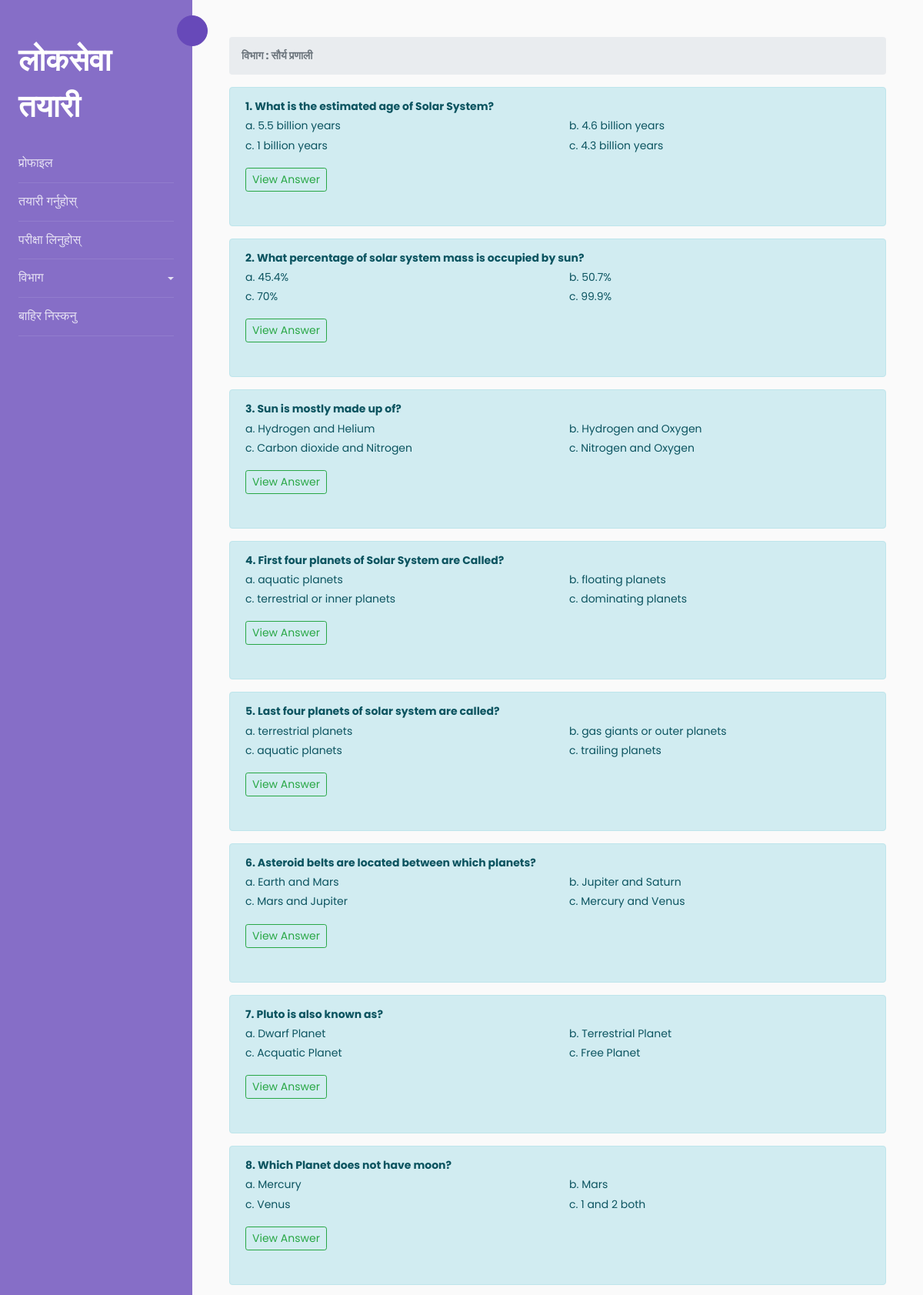
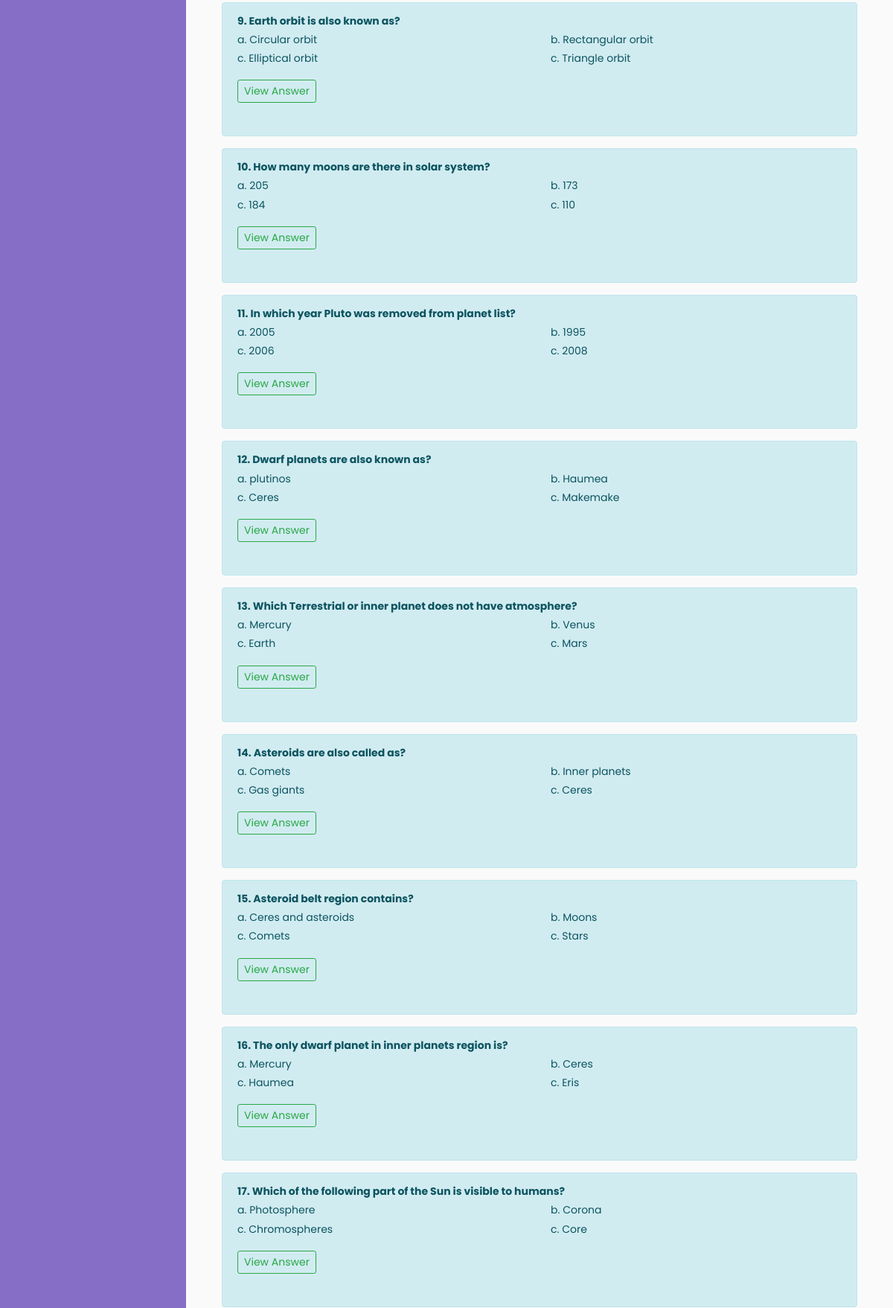
Screenshot of /category/8/ (signed in, upper part) with the database file from the repository (2 pictures, top to bottom).
### Loksewa/models.py (models this page shows, shortened)
class Category(models.Model):
    category=models.CharField(max_length=50,blank=False)
    created_at=models.DateTimeField(auto_now_add=True)
    updated_at=models.DateTimeField(auto_now=True)
    def __str__(self):
        return f"{self.category}"

class Questions(models.Model):
    question=models.CharField(max_length=255,blank=False)
    category=models.ForeignKey(Category,on_delete=models.CASCADE)
    created_at=models.DateTimeField(auto_now_add=True)
    updated_at=models.DateTimeField(auto_now=True)
    def __str__(self):
        return f"{self.question}"

class Answer(models.Model):
    question = models.OneToOneField(Questions,on_delete=models.CASCADE)
    answer1 = models.CharField(max_length=50, blank=False)
    answer2 = models.CharField(max_length=50, blank=False)
    answer3 = models.CharField(max_length=50, blank=False)
    answer4 = models.CharField(max_length=50, blank=False)
    correctAnswer=models.CharField(max_length=50,blank=False)

### Loksewa/views.py (the view)
# urls.py: path('category/<int:id>/',views.category,name='category')
@login_required(login_url='/login')
def category(request,id):
    category=Category.objects.all()
    questions=Questions.objects.filter(category_id=id)
    categoryaccessed = questions[0].category
    context={
        'category':category,
        'categoryaccessed':categoryaccessed,
        'questions':questions
    }
    return render(request,'categories.html',context)

### templates/categories.html (shortened to what this page needs)
{% extends 'base.html' %}
{% block content %}
<nav aria-label="breadcrumb">
  <ol class="breadcrumb">
    <strong><li class="breadcrumb-item active" aria-current="page">विभाग : {{categoryaccessed.category}}</li></strong>
  </ol>
</nav>
{% for question in questions %}
    <div class="alert alert-info" role="alert">
        <strong>{{forloop.counter}}. {{question}}</strong><br>
        <div class="row">
            <div class="col-md-6">
                a. {{question.answer.answer1}}<br>
                c. {{question.answer.answer3}}
            </div>
            <div class="col-md-6">
                b. {{question.answer.answer2}}<br>
                c. {{question.answer.answer4}}
            </div>
        </div>
        <p>
          <a class="btn btn-outline-success btn-sm my-3" data-toggle="collapse" href="#collapse{{question.id}}" role="button" aria-expanded="false" aria-controls="collapseExample">
            View Answer
          </a>
        </p>
    </div>
{% endfor %}
{% endblock %}

### rows the page displays
Category: category "सौर्य प्रणाली"
Questions: question "What is the estimated age of Solar System?", answer.answer1 "5.5 billion years", answer.answer3 "1 billion years", answer.answer2 "4.6 billion years", answer.answer4 "4.3 billion years"
Questions: question "What percentage of solar system mass is occupied by sun?", answer.answer1 "45.4%", answer.answer3 "70%", answer.answer2 "50.7%", answer.answer4 "99.9%"
Questions: question "Sun is mostly made up of?", answer.answer1 "Hydrogen and Helium", answer.answer3 "Carbon dioxide and Nitrogen", answer.answer2 "Hydrogen and Oxygen", answer.answer4 "Nitrogen and Oxygen"
Questions: question "First four planets of Solar System are Called?", answer.answer1 "aquatic planets", answer.answer3 "terrestrial or inner planets", answer.answer2 "floating planets", answer.answer4 "dominating planets"
Questions: question "Last four planets of solar system are called?", answer.answer1 "terrestrial planets", answer.answer3 "aquatic planets", answer.answer2 "gas giants or outer planets", answer.answer4 "trailing planets"
Questions: question "Asteroid belts are located between which planets?", answer.answer1 "Earth and Mars", answer.answer3 "Mars and Jupiter", answer.answer2 "Jupiter and Saturn", answer.answer4 "Mercury and Venus"
Questions: question "Pluto is also known as?", answer.answer1 "Dwarf Planet", answer.answer3 "Acquatic Planet", answer.answer2 "Terrestrial Planet", answer.answer4 "Free Planet"
Questions: question "Which Planet does not have moon?", answer.answer1 "Mercury", answer.answer3 "Venus", answer.answer2 "Mars", answer.answer4 "1 and 2 both"
Questions: question "Earth orbit is also known as?", answer.answer1 "Circular orbit", answer.answer3 "Elliptical orbit", answer.answer2 "Rectangular orbit", answer.answer4 "Triangle orbit"
Questions: question "How many moons are there in solar system?", answer.answer1 "205", answer.answer3 "184", answer.answer2 "173", answer.answer4 "110"
Questions: question "In which year Pluto was removed from planet list?", answer.answer1 "2005", answer.answer3 "2006", answer.answer2 "1995", answer.answer4 "2008"
Questions: question "Dwarf planets are also known as?", answer.answer1 "plutinos", answer.answer3 "Ceres", answer.answer2 "Haumea", answer.answer4 "Makemake"
Questions: question "Which Terrestrial or inner planet does not have atmosphere?", answer.answer1 "Mercury", answer.answer3 "Earth", answer.answer2 "Venus", answer.answer4 "Mars"
Questions: question "Asteroids are also called as?", answer.answer1 "Comets", answer.answer3 "Gas giants", answer.answer2 "Inner planets", answer.answer4 "Ceres"
Questions: question "Asteroid belt region contains?", answer.answer1 "Ceres and asteroids", answer.answer3 "Comets", answer.answer2 "Moons", answer.answer4 "Stars"
Questions: question "The only dwarf planet in inner planets region is?", answer.answer1 "Mercury", answer.answer3 "Haumea", answer.answer2 "Ceres", answer.answer4 "Eris"
Questions: question "Which of the following part of the Sun is visible to humans?", answer.answer1 "Photosphere", answer.answer3 "Chromospheres", answer.answer2 "Corona", answer.answer4 "Core"
